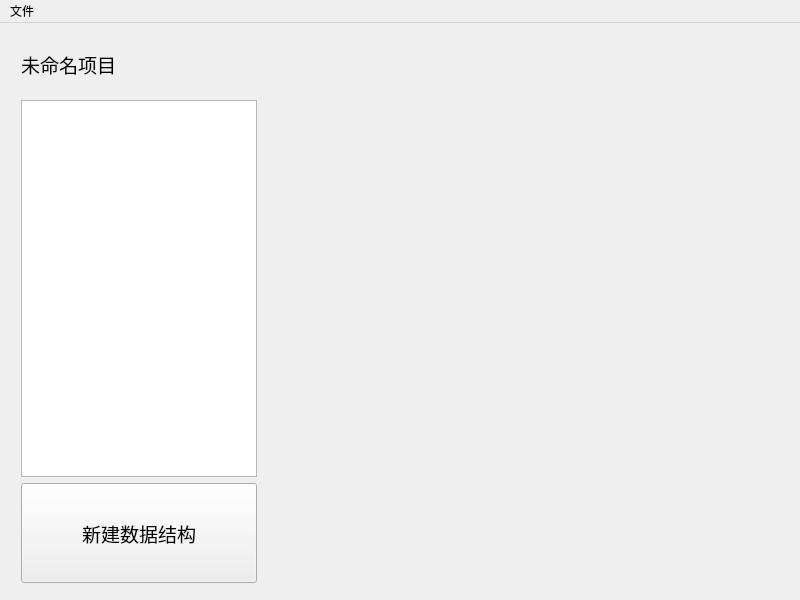
<?xml version="1.0" encoding="UTF-8"?>
<ui version="4.0">
 <class>MainWindow</class>
 <widget class="QMainWindow" name="MainWindow">
  <property name="geometry">
   <rect>
    <x>0</x>
    <y>0</y>
    <width>800</width>
    <height>600</height>
   </rect>
  </property>
  <property name="sizePolicy">
   <sizepolicy hsizetype="Fixed" vsizetype="Fixed">
    <horstretch>0</horstretch>
    <verstretch>0</verstretch>
   </sizepolicy>
  </property>
  <property name="windowTitle">
   <string>蛛网计划</string>
  </property>
  <widget class="QWidget" name="centralWidget">
   <widget class="QWidget" name="">
    <property name="geometry">
     <rect>
      <x>10</x>
      <y>0</y>
      <width>258</width>
      <height>571</height>
     </rect>
    </property>
    <layout class="QVBoxLayout" name="verticalLayout">
     <item>
      <widget class="QLabel" name="labelProject">
       <property name="maximumSize">
        <size>
         <width>16777215</width>
         <height>60</height>
        </size>
       </property>
       <property name="font">
        <font>
         <family>宋体</family>
         <pointsize>14</pointsize>
        </font>
       </property>
       <property name="text">
        <string>未命名项目</string>
       </property>
      </widget>
     </item>
     <item>
      <widget class="QListView" name="structList">
       <property name="sizePolicy">
        <sizepolicy hsizetype="Preferred" vsizetype="Preferred">
         <horstretch>0</horstretch>
         <verstretch>0</verstretch>
        </sizepolicy>
       </property>
      </widget>
     </item>
     <item>
      <widget class="QToolButton" name="toolButton">
       <property name="enabled">
        <bool>true</bool>
       </property>
       <property name="sizePolicy">
        <sizepolicy hsizetype="Preferred" vsizetype="Preferred">
         <horstretch>0</horstretch>
         <verstretch>0</verstretch>
        </sizepolicy>
       </property>
       <property name="maximumSize">
        <size>
         <width>16777215</width>
         <height>100</height>
        </size>
       </property>
       <property name="font">
        <font>
         <family>宋体</family>
         <pointsize>14</pointsize>
        </font>
       </property>
       <property name="text">
        <string>新建数据结构</string>
       </property>
       <property name="toolButtonStyle">
        <enum>Qt::ToolButtonTextUnderIcon</enum>
       </property>
      </widget>
     </item>
    </layout>
   </widget>
  </widget>
  <widget class="QMenuBar" name="menuBar">
   <property name="geometry">
    <rect>
     <x>0</x>
     <y>0</y>
     <width>800</width>
     <height>23</height>
    </rect>
   </property>
   <widget class="QMenu" name="menu">
    <property name="title">
     <string>文件</string>
    </property>
    <addaction name="actionnew_project"/>
    <addaction name="actionload"/>
    <addaction name="actionsave"/>
    <addaction name="actionsave_as"/>
    <addaction name="actionquit"/>
   </widget>
   <addaction name="menu"/>
  </widget>
  <action name="actionload">
   <property name="text">
    <string>载入</string>
   </property>
   <property name="shortcut">
    <string>Ctrl+L</string>
   </property>
  </action>
  <action name="actionsave">
   <property name="text">
    <string>保存</string>
   </property>
   <property name="shortcut">
    <string>Ctrl+S</string>
   </property>
  </action>
  <action name="actionsave_as">
   <property name="text">
    <string>另存为</string>
   </property>
   <property name="shortcut">
    <string>Ctrl+R</string>
   </property>
  </action>
  <action name="actionquit">
   <property name="text">
    <string>退出</string>
   </property>
   <property name="shortcut">
    <string>Ctrl+Shift+X</string>
   </property>
  </action>
  <action name="actionnew_project">
   <property name="text">
    <string>新建项目</string>
   </property>
   <property name="shortcut">
    <string>Ctrl+N</string>
   </property>
  </action>
 </widget>
 <layoutdefault spacing="6" margin="11"/>
 <resources/>
 <connections/>
</ui>
